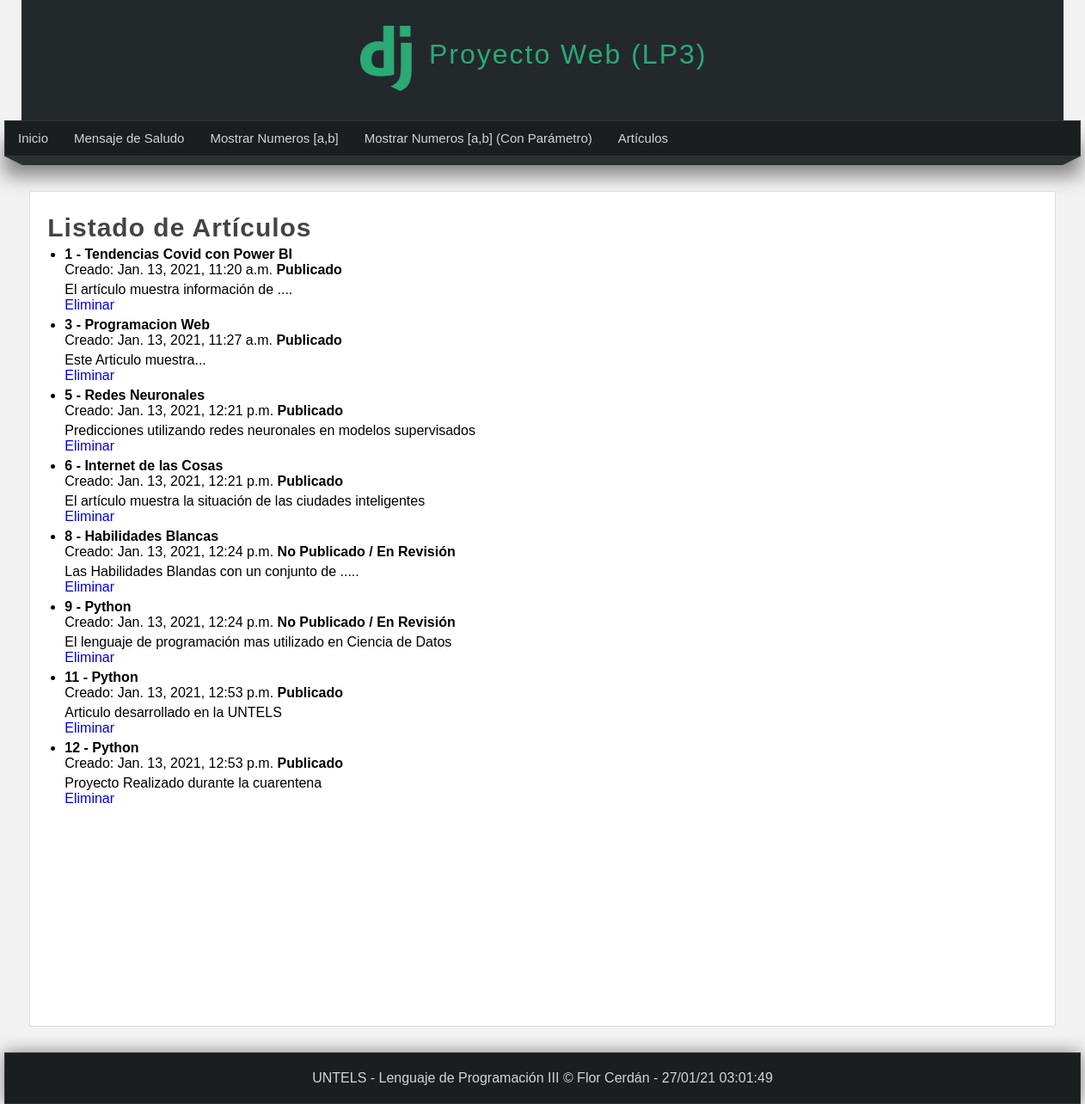
/listar_articulos, run on an earlier commit of the app's database.
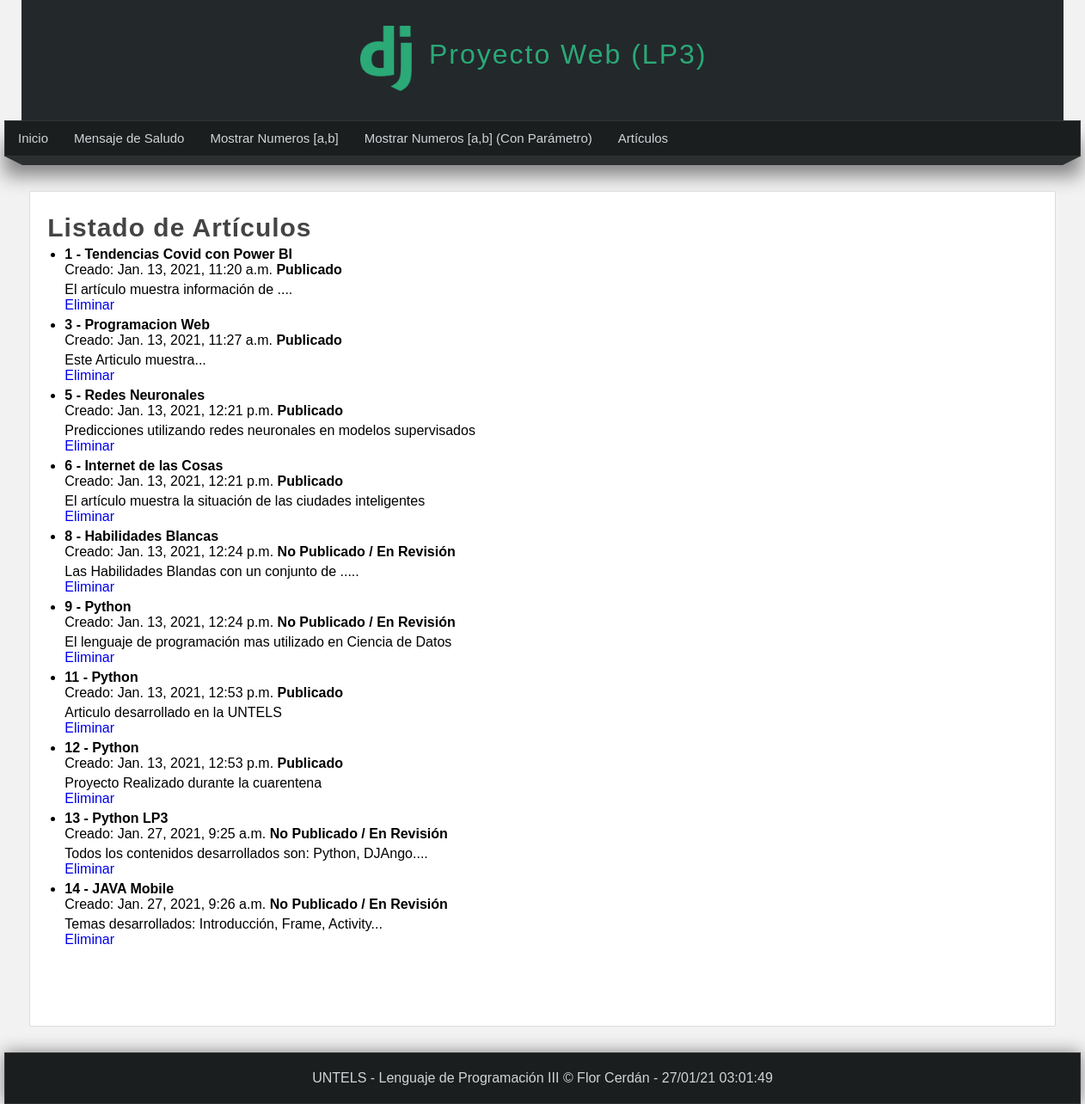
And on a later commit of the database.
### miapp/models.py (models this page shows)
class Articulo(models.Model):
    titulo = models.CharField(max_length=150)
    contenido = models.TextField()
    imagen = models.ImageField(default='null')
    publicado = models.BooleanField()
    creado = models.DateTimeField(auto_now_add=True)
    actualizado = models.DateTimeField(auto_now=True)

### miapp/views.py (the view)
# urls.py: path('listar_articulos', views.listar_articulos, name="listar_articulos"),
def listar_articulos(request):
    articulos = Articulo.objects.all()
    """
    articulos = Articulo.objects.filter(
        Q(titulo__contains="Py") |
        Q(titulo__contains="Hab")
    )
    """
    return render(request, 'listar_articulos.html',{
        'articulos': articulos,
        'titulo': 'Listado de Artículos'
    })

### miapp/templates/listar_articulos.html (shortened to what this page needs)
{% extends 'layout.html' %}
{% block content %}
    <h1 class="title"> {{titulo}} </h1>
    <ul>
        {% for articulo in articulos %}
            <li>
                <h4>
                    {{articulo.id}} - {{articulo.titulo}}
                </h4>
                <span>
                    Creado: {{articulo.creado}}
                </span>
                {% if articulo.publicado %}
                    <strong>
                        Publicado
                    </strong>
                {% else %}
                    <strong>
                        No Publicado / En Revisión
                    </strong>
                {% endif %}
                <p>
                    {{articulo.contenido}}<br>
                    <a href="{% url 'eliminar_articulo' id=articulo.id %}">
                        Eliminar
                    </a>
                </p>
            </li>
        {% endfor %}
    </ul>
{% endblock content %}

### miapp/templates/layout.html (shortened to what this page needs)
<html lang="es">
    <head>
        {% load static %}
        <link rel="stylesheet" type="text/css" href="{% static 'css/style.css' %}" />
    </head>
    <body>
        <header>
            <div id="logotipo">
                <img src="{% static 'images/LogoDJango.png' %}" />
                <h1>
                    Proyecto Web (LP3)
                </h1>
            </div>
        </header>
        <nav>
            <ul>
                <li>
                    <a href="{% url 'inicio' %}">Inicio</a>
                </li>
                <li>
                    <a href="{% url 'saludo' %}">Mensaje de Saludo</a>
                </li>
                <li>
                    <a href="{% url 'rango' %}">Mostrar Numeros [a,b]</a>
                </li>
                <li>
                    <a href="{% url 'rango2' %}">Mostrar Numeros [a,b] (Con Parámetro)</a>
                </li>
                <li>
                    <a href="{% url 'listar_articulos' %}">Artículos</a>
                </li>
            </ul>
        </nav>
        <div class="barra">
            <span class="esquina-izquierda"></span>
            <span class="relleno-barra"></span>
            <span class="esquina-derecha"></span>
        </div>
        <div id="content">
            <div class="box">
                {% block content %}{% endblock content %}
            </div>
        </div>
        <footer>
            UNTELS - Lenguaje de Programación III &copy; Flor Cerdán - {% now "d/m/y h:m:s" %}
        </footer>
    </body>
</html>

### miapp/static/css/style.css (style rules this page uses)
* { margin: 0px; padding: 0px; font-family: Arial, Helvetica, sans-serif; text-decoration: none; }
.box p, .box h2, .box h3, .box ul { margin-bottom: 5px; margin-top: 5px; }
.box ul, .box ol { margin-left: 20px; margin-bottom: 10px; }
body { background-color: #f2f2f2; }
header { width: 1212px; height: 140px; background-color: #23282B; margin: 0 auto; }
#logotipo { width: 35%; height: 130px; margin: 0 auto; padding-top: 10px; }
#logotipo img { display: block; width: 60px; float: left; margin-top: 20px; }
#logotipo h1 { display: block; float: left; margin-top: 35px; margin-left: 20px; letter-spacing: 2px; font-weight: lighter; color: #2ba977; }
nav { width: 1250px; height: 40px; margin: 0 auto; background-color: #1B1E1F; border: 1px solid #333333; box-shadow: 0px 22px 22px gray; font-size: 15px; }
nav ul { list-style: none; text-decoration: none; }
nav ul li { line-height: 40px; float: left; }
nav ul li a { display: block; padding-left: 15px; padding-right: 15px; color: #d1d4d6; }
.barra { width: 1250px; margin: 0 auto; }
.esquina-izquierda { display: block; border-left: 20px solid transparent; border-top: 10px solid #2B2F30; float: left; }
.esquina-derecha { display: block; border-right: 20px solid transparent; border-top: 10px solid #2B2F30; float: right; }
.relleno-barra { display: block; width: 1210px; height: 10px; background: #2B2F30; float: left; }
#content { width: 1212px; min-height: 930px; margin: 0 auto; margin-bottom: 30px; margin-top: 40px; }
.box { background: white; width: 95%; min-height: 930px; padding: 20px; border: 1px solid #ddd; border-radius: 2px; margin: 0 auto; }
.title { color: #444; letter-spacing: 1px; font-size: 30px; margin-bottom: 4px; margin-top: 5px; }
footer { width: 1250px; background-color: #1B1E1F; border: 1px solid #333; color: #d1d4d6; text-align: center; margin: 0 auto; padding-top: 20px; padding-bottom: 20px; box-shadow: 0px 0px 20px gray; }

What changed in the data, as far as the page shows it:
added Articulo: id "13", titulo "Python LP3", creado "Jan. 27, 2021, 9:25 a.m.", publicado "No Publicado / En Revisión", contenido "Todos los contenidos desarrollados son: Python, DJAngo...."
added Articulo: id "14", titulo "JAVA Mobile", creado "Jan. 27, 2021, 9:26 a.m.", publicado "No Publicado / En Revisión", contenido "Temas desarrollados: Introducción, Frame, Activity..."
